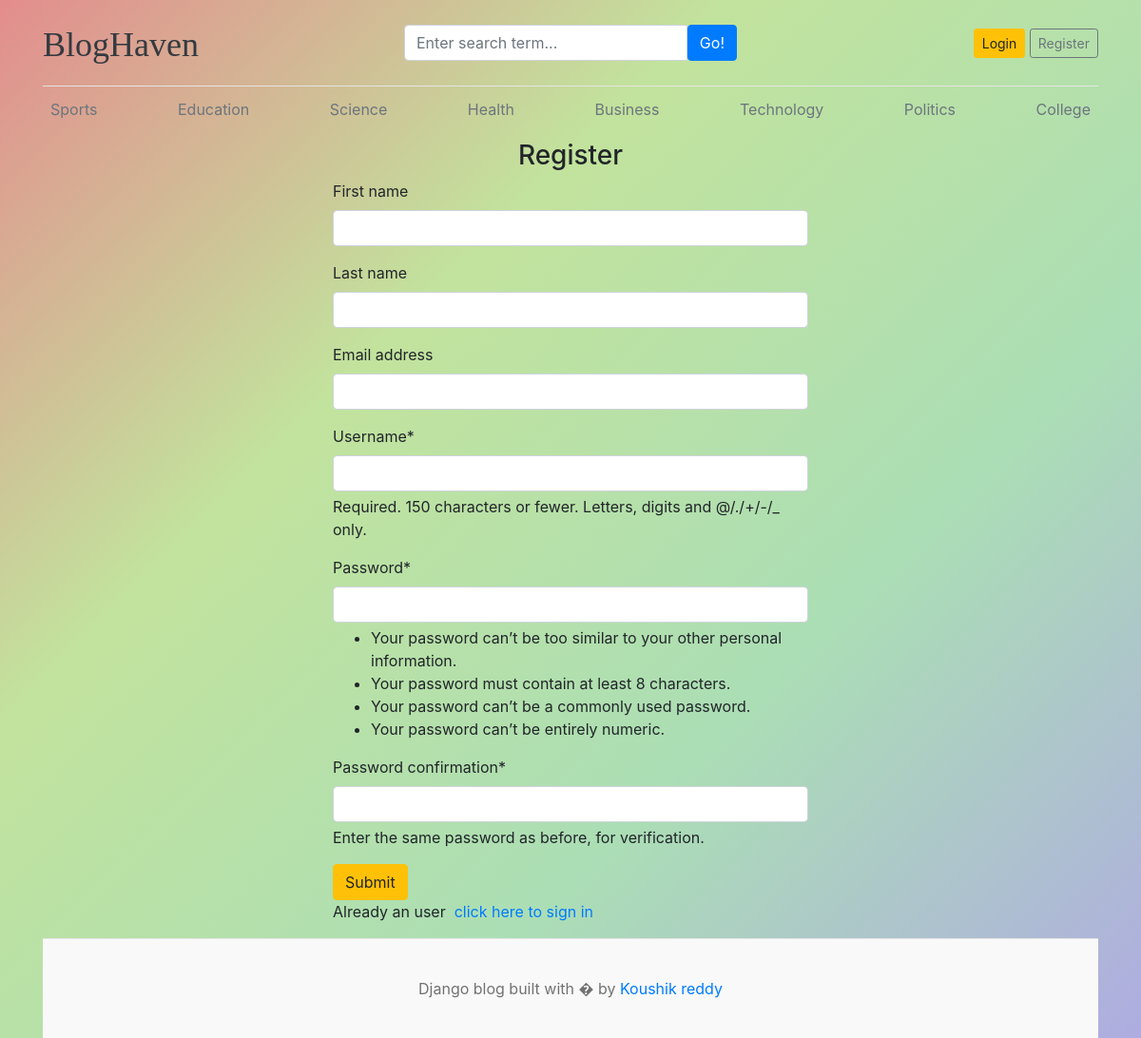
Screenshot of /register/ with the database file from the repository.
### blog/models.py (models this page shows, shortened)
class Category(models.Model):
    category_name=models.CharField(max_length=50,unique=True)
    created_at=models.DateTimeField(auto_now_add=True)
    updated_at=models.DateTimeField(auto_now=True)
    class Meta:
        verbose_name_plural='Categories'

### project1/views.py (the view)
# urls.py: path('register/',views.register,name='register'),
def register(request):
    if request.method=='POST':
        form=RegistrationForm(request.POST)
        if form.is_valid():
            form.save()
            return redirect(home)
        else:
            print(form.errors)
    else:
        form=RegistrationForm()
    context={
        'form':form,
    }
    return render(request,'register.html',context)

### project1/forms.py
class RegistrationForm(UserCreationForm):
    class Meta:
        model=User
        fields=('first_name','last_name','email','username','password1','password2')

### blog/context_processors.py (called while the page is built)
def get_categories(request):
    categories=Category.objects.all()
    return dict(categories=categories)

def get_social_links(request):
    social_links=SocialLink.objects.all()
    return dict(social_links=social_links)

### templates/register.html (shortened to what this page needs)
{% extends "base.html" %}
{% block content %}
{% load crispy_forms_tags %}
<h3 class="text-center">Register</h3>
<form method="POST" action="{% url "register" %}" style="width:500px; margin:auto;">
    {{form | crispy}}
    <button type="submit" class="btn btn-warning">Submit</button>
    <p>Already an user &nbsp;<a href="{% url "login" %}">click here to sign in</a></p>
</form>
{% endblock  %}

### templates/base.html (shortened to what this page needs)
{% load static %}
<!DOCTYPE html>
<html lang="en">
<head>
    <link rel="stylesheet" href="{% static '/css/blog.css' %}">
    <link href="https://getbootstrap.com/docs/4.0/dist/css/bootstrap.min.css" rel="stylesheet">
    <link rel="stylesheet" href="https://cdnjs.cloudflare.com/ajax/libs/font-awesome/4.7.0/css/font-awesome.min.css">
  </head>
<body style="">
    <div class="container">
      <header class="blog-header py-3">
        <div class="row flex-nowrap justify-content-between align-items-center">
          <div class="col-4 pt-1">
            <a class="blog-header-logo text-dark" href="/">BlogHaven</a>
          </div>
          <div class="col-4">
            <form action="{% url "search" %}" method="get">
              <div class="input-group">
                <input class="form-control" type="text" value="{{keyword}}" name="keyword" placeholder="Enter search term..." aria-label="Enter search term..." aria-describedby="button-search" />
                <button type="submit" class="btn btn-primary" id="button-search" type="button">Go!</button>
              </div>
            </form>
          </div>
          {% if not user.is_authenticated %}
          <div class="col-4 d-flex justify-content-end align-items-center">
            <a class="btn btn-sm btn-warning" href="{% url "login" %}">Login</a> &nbsp;
            <a class="btn btn-sm btn-outline-secondary" href="{% url 'register' %}">Register</a>
          </div>
          {% else %}
          <span><a class="btn btn-success" href="{% url "dashboard" %}">Dashboard</a></span>
          &emsp;
          <span><a href="{% url "logout" %}" class="btn btn-danger">Logout</a></span>
          {% endif %}
        </div>
      </header>
      <div class="nav-scroller py-1 mb-2">
        <nav class="nav d-flex justify-content-between">
          {% for cat in categories %}
            <a class="p-2 text-muted" href="{% url 'posts_by_category' cat.id %}">{{cat.category_name}}</a>
          {% endfor %}
        </nav>
      </div>
{% block content %}
{% endblock  %}
<footer class="blog-footer">
  <p>Django blog built with � by <a href="#">Koushik reddy</a></p>
</footer>
</body>
</html>

### project1/static/css/blog.css (style rules this page uses)
.blog-header { border-bottom: 1px solid #e5e5e5; }
.blog-header-logo { font-family: "Playfair Display", Georgia, "Times New Roman", serif; font-size: 2.25rem; }
h1, h2, h3, h4, h5, h6 { font-family: "Playfair Display", Georgia, "Times New Roman", serif; }
.blog-footer { padding: 2.5rem 0; color: #727272; text-align: center; background-color: #f9f9f9; border-top: .05rem solid #e5e5e5; }
.blog-footer p:last-child { margin-bottom: 0; }
body { margin: 0; min-height: 100vh; background: linear-gradient(-45deg, #aface1ff, #abdeb5, #c2e39d, #e38d8d) !important; background-size: 400% 400%; animation: gradientBG 15s ease infinite; }

### rows the page displays
Category: category_name "Sports"
Category: category_name "Education"
Category: category_name "Science"
Category: category_name "Health"
Category: category_name "Business"
Category: category_name "Technology"
Category: category_name "Politics"
Category: category_name "College"
